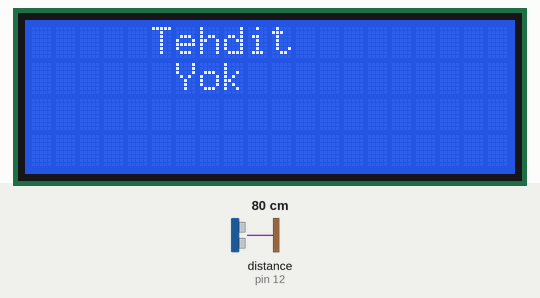
Bench run of a sketch on a simulated Arduino Uno, built with avr-gcc and run on an emulated ATmega328P. On the bench: 20×4 character LCD. Wiring (inferred from the names in the program): ultrasonic range finder: trigger pin 13; echo pin 12. The inputs (shaded band) are chosen by the test bench; at power-on: distance to the obstacle (sensor on pin 12) 80 cm. The echo pulse lasts 58.3 µs per cm.

Above: at 1.2 s.
1.3 s: distance to the obstacle (sensor on pin 12) set to 29 cm
3.3 s: distance to the obstacle (sensor on pin 12) set to 23 cm
At 4.8 s:
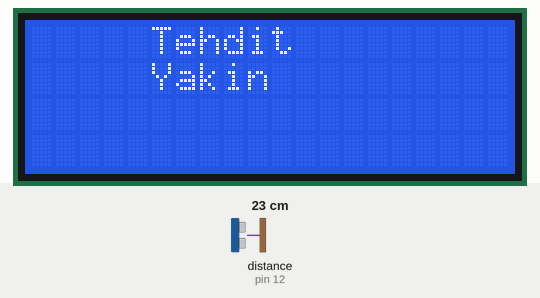
5.6 s: distance to the obstacle (sensor on pin 12) set to 2 cm
At 6.7 s:
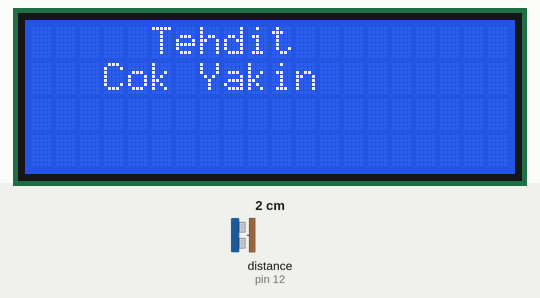
7.7 s: distance to the obstacle (sensor on pin 12) set to 18 cm
At 8.7 s:
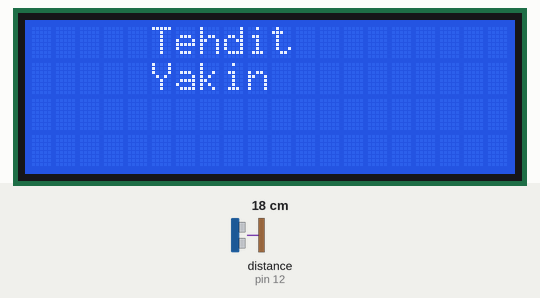
9.7 s: distance to the obstacle (sensor on pin 12) set to 4 cm
At 10.6 s:
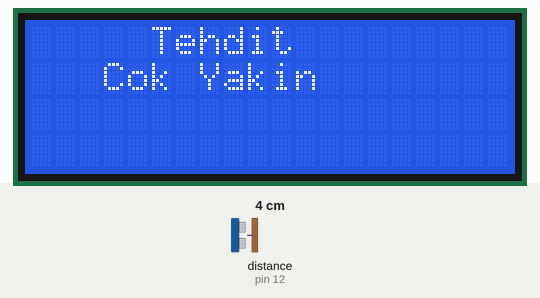
Timing chart, 0 to 12.7 s (numbered marks = the images above; inputs shaded):
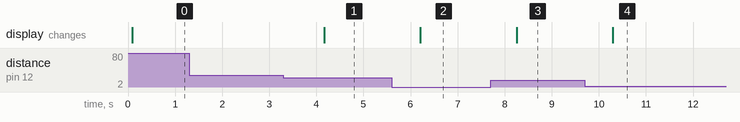

The sketch:

TehditAlgilamaLcdEkran.ino
```cpp
#include <LiquidCrystal_I2C.h>
LiquidCrystal_I2C lcd(0x27, 20, 4);

#define TRIGGER 13
#define ECHO 12

int time;
int distance;
void setup() {
  lcd.init();
  lcd.backlight();

  pinMode(TRIGGER, OUTPUT);
  pinMode(ECHO, INPUT);
}

void loop() {
  digitalWrite(TRIGGER, 1);
  delayMicroseconds(1000);
  digitalWrite(TRIGGER, 0);

  time = pulseIn(ECHO, 1);
  distance = (time / 2) / 28.5;

  /*lcd.home();
              lcd.setCursor(6, 0);
              lcd.print("Fire");
              lcd.setCursor(4, 1);
              lcd.print("Detected");*/

  if (distance <= 10) {
    lcd.clear();
    lcd.home();
    lcd.setCursor(5, 0);
    lcd.print("Tehdit");
    lcd.setCursor(3, 1);
    lcd.print("Cok Yakin");
    delay(1000);
  }

  else if (distance <= 25) {
    lcd.clear();
    lcd.home();
    lcd.setCursor(5, 0);
    lcd.print("Tehdit");
    lcd.setCursor(5, 1);
    lcd.print("Yakin");
    delay(1000);
  }

  else {
    lcd.clear();
    lcd.home();
    lcd.setCursor(5, 0);
    lcd.print("Tehdit");
    lcd.setCursor(6, 1);
    lcd.print("Yok");
    delay(1000);
  }
}
```

Measured:
- the behaviour switches between 26 and 25 cm on distance to the obstacle (sensor on pin 12) (found by bisection; images 0 and 1)
- after the input at 1.3 s, every drawn part: stays the same
- after the input at 3.3 s, the display: changes after 0.87 s (image 1)
- after the input at 5.6 s, the display: changes after 0.61 s (image 2)
- after the input at 7.7 s, the display: changes after 0.55 s (image 3)
- after the input at 9.7 s, the display: changes after 0.60 s (image 4)
